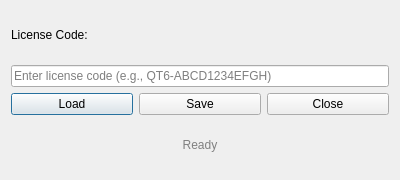
<?xml version="1.0" encoding="UTF-8"?>
<ui version="4.0">
 <class>LicenseDialog</class>
 <widget class="QDialog" name="LicenseDialog">
  <property name="geometry">
   <rect>
    <x>0</x>
    <y>0</y>
    <width>400</width>
    <height>180</height>
   </rect>
  </property>
  <property name="windowTitle">
   <string>License Management</string>
  </property>
  <layout class="QVBoxLayout" name="verticalLayout">
   <item>
    <widget class="QLabel" name="label">
     <property name="text">
      <string>License Code:</string>
     </property>
    </widget>
   </item>
   <item>
    <widget class="QLineEdit" name="licenseEdit">
     <property name="placeholderText">
      <string>Enter license code (e.g., QT6-ABCD1234EFGH)</string>
     </property>
    </widget>
   </item>
   <item>
    <layout class="QHBoxLayout" name="buttonLayout">
     <item>
      <widget class="QPushButton" name="loadButton">
       <property name="text">
        <string>Load</string>
       </property>
      </widget>
     </item>
     <item>
      <widget class="QPushButton" name="saveButton">
       <property name="text">
        <string>Save</string>
       </property>
      </widget>
     </item>
     <item>
      <widget class="QPushButton" name="closeButton">
       <property name="text">
        <string>Close</string>
       </property>
      </widget>
     </item>
    </layout>
   </item>
   <item>
    <widget class="QLabel" name="statusLabel">
     <property name="text">
      <string>Ready</string>
     </property>
     <property name="alignment">
      <set>Qt::AlignCenter</set>
     </property>
     <property name="styleSheet">
      <string>color: gray;</string>
     </property>
    </widget>
   </item>
  </layout>
 </widget>
 <resources/>
 <connections/>
</ui>
